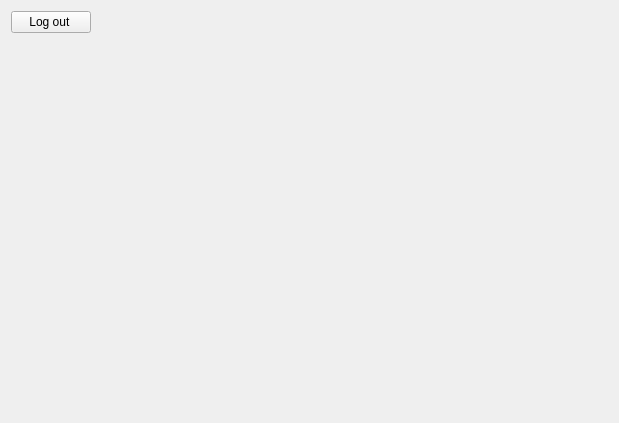
<?xml version="1.0" encoding="UTF-8"?>
<ui version="4.0">
 <class>SettingsSubPage</class>
 <widget class="QWidget" name="SettingsSubPage">
  <property name="geometry">
   <rect>
    <x>0</x>
    <y>0</y>
    <width>619</width>
    <height>423</height>
   </rect>
  </property>
  <property name="windowTitle">
   <string>Form</string>
  </property>
  <layout class="QGridLayout" name="gridLayout">
   <item row="0" column="0">
    <widget class="QPushButton" name="logoutButton">
     <property name="text">
      <string>Log out </string>
     </property>
    </widget>
   </item>
   <item row="0" column="1">
    <spacer name="horizontalSpacer">
     <property name="orientation">
      <enum>Qt::Horizontal</enum>
     </property>
     <property name="sizeHint" stdset="0">
      <size>
       <width>512</width>
       <height>20</height>
      </size>
     </property>
    </spacer>
   </item>
   <item row="1" column="0">
    <spacer name="verticalSpacer">
     <property name="orientation">
      <enum>Qt::Vertical</enum>
     </property>
     <property name="sizeHint" stdset="0">
      <size>
       <width>20</width>
       <height>371</height>
      </size>
     </property>
    </spacer>
   </item>
  </layout>
 </widget>
 <resources/>
 <connections/>
</ui>
